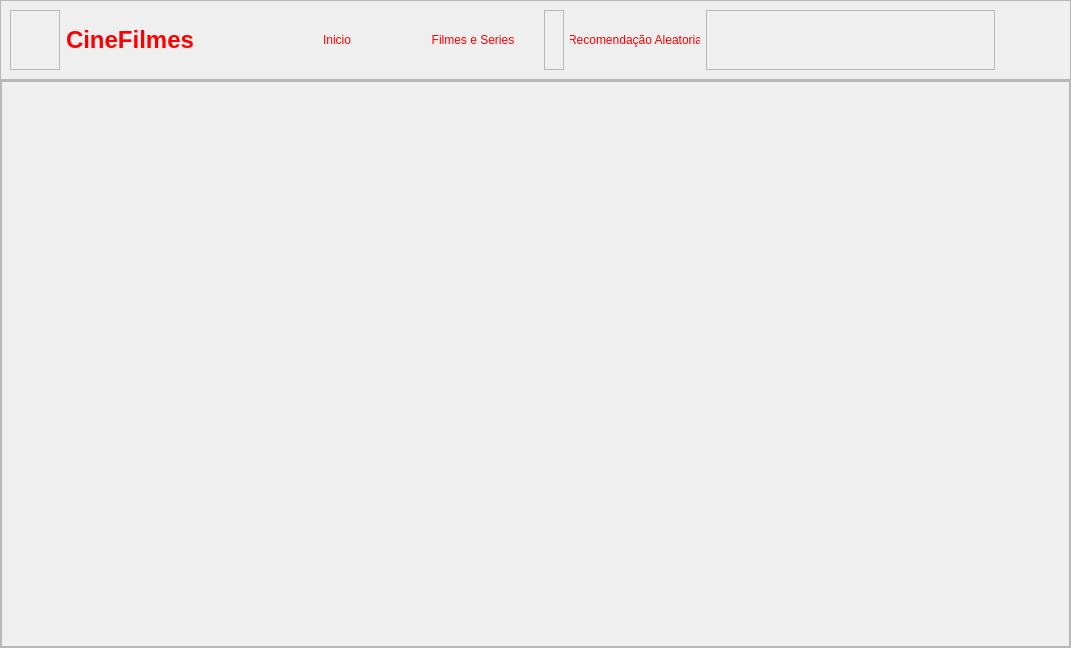
<?xml version="1.0" encoding="UTF-8"?>
<ui version="4.0">
 <class>MainWindow</class>
 <widget class="QMainWindow" name="MainWindow">
  <property name="geometry">
   <rect>
    <x>0</x>
    <y>0</y>
    <width>1071</width>
    <height>648</height>
   </rect>
  </property>
  <property name="windowTitle">
   <string>MainWindow</string>
  </property>
  <widget class="QWidget" name="centralwidget">
   <layout class="QVBoxLayout" name="verticalLayout">
    <property name="spacing">
     <number>0</number>
    </property>
    <property name="leftMargin">
     <number>0</number>
    </property>
    <property name="topMargin">
     <number>0</number>
    </property>
    <property name="rightMargin">
     <number>0</number>
    </property>
    <property name="bottomMargin">
     <number>0</number>
    </property>
    <item>
     <widget class="QFrame" name="Frame_Todo">
      <property name="maximumSize">
       <size>
        <width>16777215</width>
        <height>80</height>
       </size>
      </property>
      <property name="styleSheet">
       <string notr="true"/>
      </property>
      <property name="frameShape">
       <enum>QFrame::StyledPanel</enum>
      </property>
      <property name="frameShadow">
       <enum>QFrame::Raised</enum>
      </property>
      <layout class="QHBoxLayout" name="horizontalLayout">
       <item>
        <widget class="QFrame" name="Frame_Espaco3">
         <property name="maximumSize">
          <size>
           <width>50</width>
           <height>100</height>
          </size>
         </property>
         <property name="frameShape">
          <enum>QFrame::StyledPanel</enum>
         </property>
         <property name="frameShadow">
          <enum>QFrame::Raised</enum>
         </property>
        </widget>
       </item>
       <item>
        <widget class="QLabel" name="txt_Logo">
         <property name="maximumSize">
          <size>
           <width>200</width>
           <height>16777215</height>
          </size>
         </property>
         <property name="font">
          <font>
           <family>Segoe UI</family>
           <pointsize>18</pointsize>
           <weight>75</weight>
           <bold>true</bold>
          </font>
         </property>
         <property name="styleSheet">
          <string notr="true">color: red;</string>
         </property>
         <property name="text">
          <string>CineFilmes</string>
         </property>
        </widget>
       </item>
       <item>
        <widget class="QPushButton" name="Btn_Inicio">
         <property name="maximumSize">
          <size>
           <width>130</width>
           <height>16777215</height>
          </size>
         </property>
         <property name="styleSheet">
          <string notr="true">color: red;
border:none;
</string>
         </property>
         <property name="text">
          <string>Inicio</string>
         </property>
        </widget>
       </item>
       <item>
        <widget class="QPushButton" name="Btn_FileseSeries">
         <property name="maximumSize">
          <size>
           <width>130</width>
           <height>16777215</height>
          </size>
         </property>
         <property name="styleSheet">
          <string notr="true">border:none;
color: red;</string>
         </property>
         <property name="text">
          <string>Filmes e Series</string>
         </property>
        </widget>
       </item>
       <item>
        <widget class="QFrame" name="Frame_Espaco1">
         <property name="maximumSize">
          <size>
           <width>20</width>
           <height>16777215</height>
          </size>
         </property>
         <property name="frameShape">
          <enum>QFrame::StyledPanel</enum>
         </property>
         <property name="frameShadow">
          <enum>QFrame::Raised</enum>
         </property>
        </widget>
       </item>
       <item>
        <widget class="QPushButton" name="Btn_Recomendacao">
         <property name="maximumSize">
          <size>
           <width>130</width>
           <height>16777215</height>
          </size>
         </property>
         <property name="styleSheet">
          <string notr="true">border: none;
color: red;</string>
         </property>
         <property name="text">
          <string>Recomendação Aleatoria</string>
         </property>
        </widget>
       </item>
       <item>
        <widget class="QFrame" name="Frame_Espaco2">
         <property name="frameShape">
          <enum>QFrame::StyledPanel</enum>
         </property>
         <property name="frameShadow">
          <enum>QFrame::Raised</enum>
         </property>
        </widget>
       </item>
       <item>
        <widget class="QLabel" name="Img_usuario">
         <property name="maximumSize">
          <size>
           <width>60</width>
           <height>16777215</height>
          </size>
         </property>
         <property name="text">
          <string/>
         </property>
         <property name="pixmap">
          <pixmap>icon_perfil.png</pixmap>
         </property>
         <property name="scaledContents">
          <bool>true</bool>
         </property>
        </widget>
       </item>
      </layout>
     </widget>
    </item>
    <item>
     <widget class="QFrame" name="frame_2">
      <property name="styleSheet">
       <string notr="true"/>
      </property>
      <property name="frameShape">
       <enum>QFrame::StyledPanel</enum>
      </property>
      <property name="frameShadow">
       <enum>QFrame::Raised</enum>
      </property>
      <layout class="QVBoxLayout" name="verticalLayout_2">
       <property name="spacing">
        <number>0</number>
       </property>
       <property name="leftMargin">
        <number>0</number>
       </property>
       <property name="topMargin">
        <number>0</number>
       </property>
       <property name="rightMargin">
        <number>0</number>
       </property>
       <property name="bottomMargin">
        <number>0</number>
       </property>
       <item>
        <widget class="QFrame" name="Frame_Main">
         <property name="frameShape">
          <enum>QFrame::StyledPanel</enum>
         </property>
         <property name="frameShadow">
          <enum>QFrame::Raised</enum>
         </property>
        </widget>
       </item>
      </layout>
     </widget>
    </item>
   </layout>
  </widget>
 </widget>
 <resources/>
 <connections/>
</ui>
